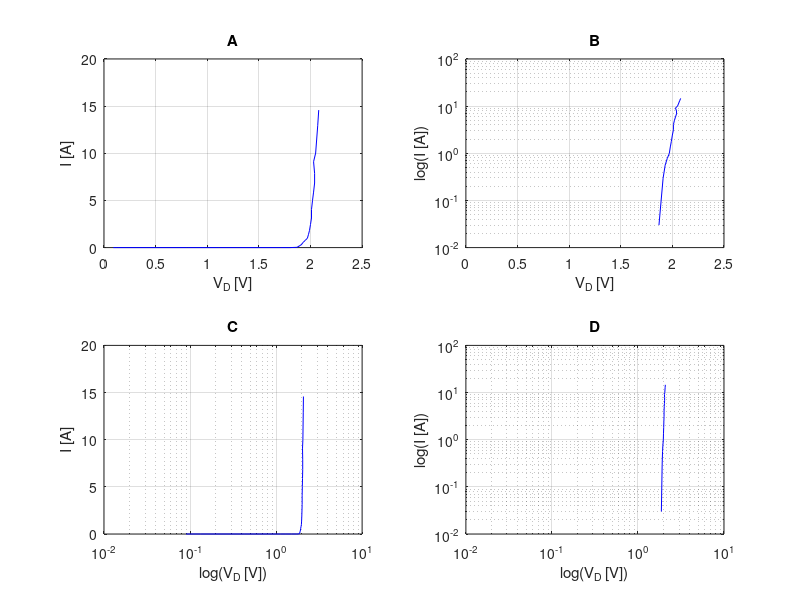
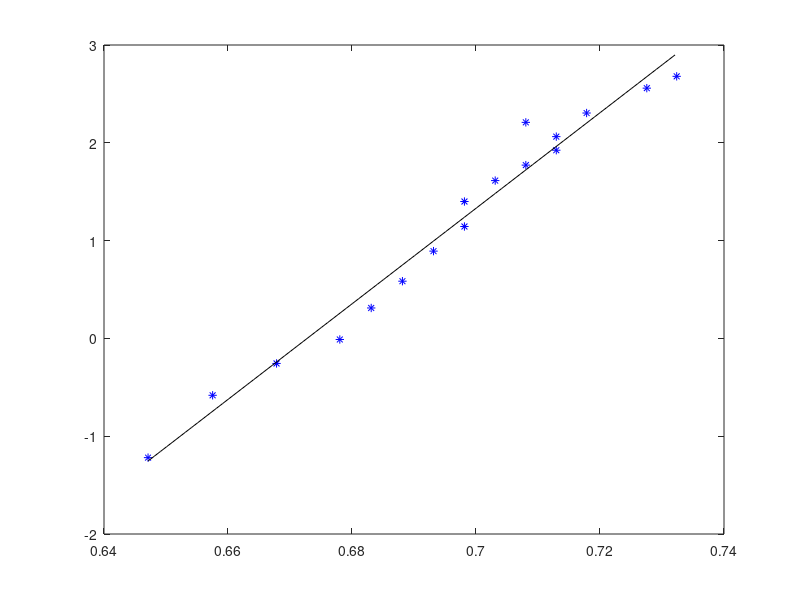

Write MATLAB code to recreate these figures, in order.
clear all; close all;
V=[0.09	0.133	0.426	0.648	0.81	1.12	1.3	1.51	1.71	1.8	1.87	1.91	1.93	1.95	1.97	1.98	1.99	2	2.01	2.01	2.02	2.03	2.04	2.04	2.03	2.05	2.07	2.08];
I=[0	0	0	0	0	0	0	0	0	0	0.03	0.2955	0.5589	0.774	0.989	1.365	1.795	2.441	3.14	4.054	5.021	5.882	6.849	7.871	9.107	10.02	12.92	14.58];
x0=V(12:length(V)); x = log(x0)
y0=I(12:length(I)); y = log(y0) 

figure(1);clf;
%%%%%%%%%%%%%%%%%%%%%%%%  
subplot(2,2,1)
plot(V,I,'-b');grid on; xlabel('V_{D} [V]');ylabel('I [A]'); title('A')
%%%%%%%%%%%%%%%%%%%%%%%%
subplot(2,2,2)
semilogy(V,I,'-b');grid on; xlabel('V_{D} [V]');ylabel('log(I [A])'); title('B')
%%%%%%%%%%%%%%%%%%%%%%%%
subplot(2,2,3)
semilogx(V,I,'-b');grid on; xlabel('log(V_{D} [V])');ylabel('I [A]'); title('C')
%%%%%%%%%%%%%%%%%%%%%%%%
subplot(2,2,4)
loglog(V,I,'-b');grid on; xlabel('log(V_{D} [V])');ylabel('log(I [A])'); title('D')

%%%%%% Linealizacion escala log log con MC
N = size(x)(2)
format long

sxy = sum(x.*y); sxx = sum(x.*x); syy = sum(y.*y); sx = sum(x); sy = sum(y);
a = (((N)*(sxy))-((sx)*(sy)))/(((N)*(sxx))-((sx)*(sx)))
b = (((sxx)*(sy))-((sx)*(sxy)))/(((N)*(sxx))-((sx)*(sx)))
e = (y-((a*x)+b)).^2; sei = sum(e);
incertidumbrea=sqrt((sei)/(N-2))*sqrt((N)/(((N)*(sxx))-((sx)*(sx))))
incertidumbreb=sqrt((sei)/(N-2))*sqrt((sxx)/(((N)*(sxx))-((sx)*(sx))))
r = (((N)*(sxy))-((sx)*(sy)))/(sqrt(((N)*(sxx))-((sx)*(sx)))*sqrt(((N)*(syy))-((sy)*(sy))))
xx = min(x):0.001:max(x); yy = a.*xx+b; 
figure(2); clf; plot(x,y,'*b', xx, yy,'k-')

%%%%%% Calculos eta e incertidumbre
K = 8.617333262e-5; q = 1; T = 300;
eta = (q)/(a*K*T)
deltaeta = (incertidumbrea*q)/(a^2*K*T)
